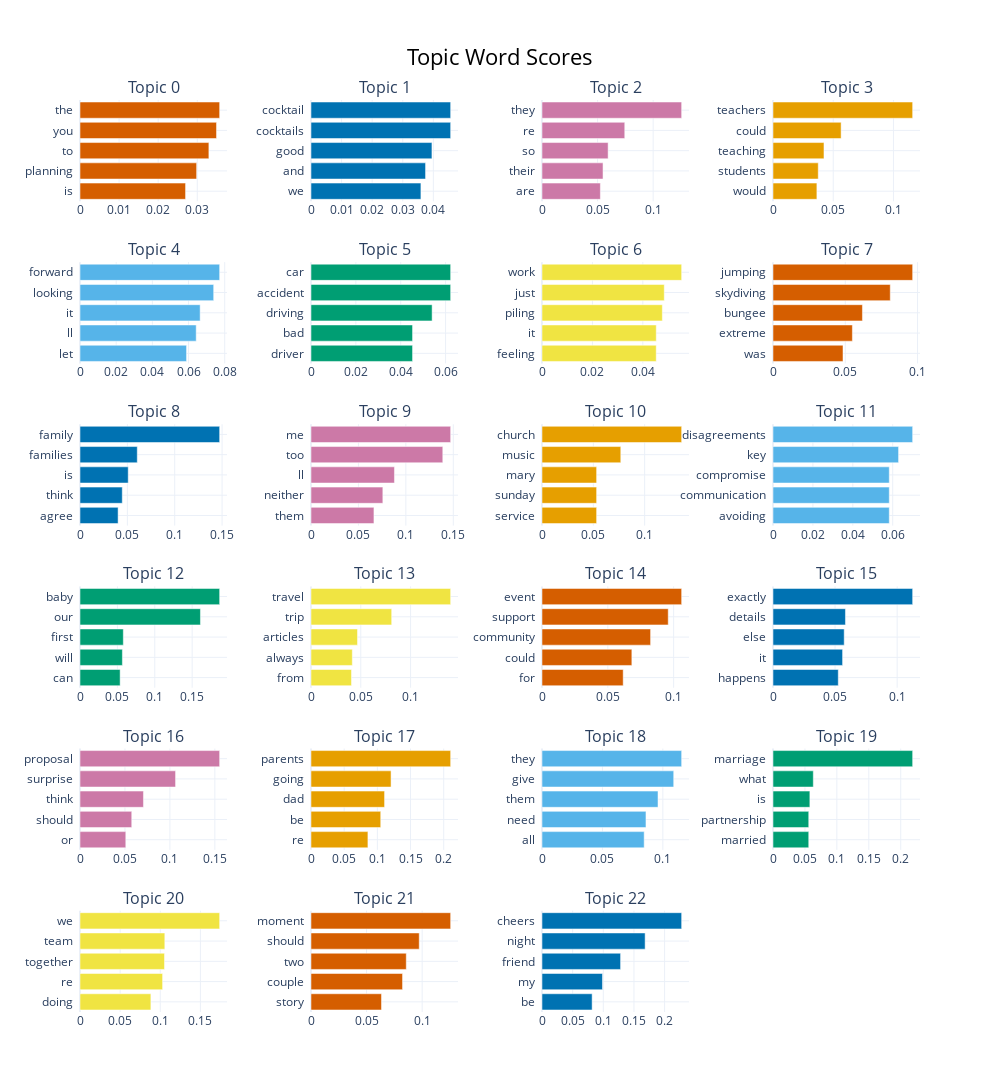

The notebook cell saved with this chart:
### Code cell
topic_model.visualize_barchart(topics=list(range(23)))

### Figure 1 — Plotly figure (JSON) as saved in the notebook; plotly's stock layout.template omitted (floating-point values rounded to 4 significant figures)
{"data": [{"marker": {"color": "#D55E00"}, "orientation": "h", "type": "bar", "x": [0.02701, 0.02984, 0.03298, 0.03493, 0.03573], "xaxis": "x", "y": ["is  ", "planning  ", "to  ", "you  ", "the  "], "yaxis": "y"}, {"marker": {"color": "#0072B2"}, "orientation": "h", "type": "bar", "x": [0.03594, 0.03746, 0.03955, 0.04566, 0.04566], "xaxis": "x2", "y": ["we  ", "and  ", "good  ", "cocktails  ", "cocktail  "], "yaxis": "y2"}, {"marker": {"color": "#CC79A7"}, "orientation": "h", "type": "bar", "x": [0.0525, 0.0549, 0.05947, 0.07446, 0.1256], "xaxis": "x3", "y": ["are  ", "their  ", "so  ", "re  ", "they  "], "yaxis": "y3"}, {"marker": {"color": "#E69F00"}, "orientation": "h", "type": "bar", "x": [0.03644, 0.03757, 0.04232, 0.05656, 0.1159], "xaxis": "x4", "y": ["would  ", "students  ", "teaching  ", "could  ", "teachers  "], "yaxis": "y4"}, {"marker": {"color": "#56B4E9"}, "orientation": "h", "type": "bar", "x": [0.05891, 0.06423, 0.06642, 0.0739, 0.0772], "xaxis": "x5", "y": ["let  ", "ll  ", "it  ", "looking  ", "forward  "], "yaxis": "y5"}, {"marker": {"color": "#009E73"}, "orientation": "h", "type": "bar", "x": [0.04528, 0.04528, 0.054, 0.06227, 0.06227], "xaxis": "x6", "y": ["driver  ", "bad  ", "driving  ", "accident  ", "car  "], "yaxis": "y6"}, {"marker": {"color": "#F0E442"}, "orientation": "h", "type": "bar", "x": [0.04532, 0.04533, 0.04775, 0.04851, 0.05541], "xaxis": "x7", "y": ["feeling  ", "it  ", "piling  ", "just  ", "work  "], "yaxis": "y7"}, {"marker": {"color": "#D55E00"}, "orientation": "h", "type": "bar", "x": [0.04842, 0.05492, 0.06187, 0.08112, 0.09661], "xaxis": "x8", "y": ["was  ", "extreme  ", "bungee  ", "skydiving  ", "jumping  "], "yaxis": "y8"}, {"marker": {"color": "#0072B2"}, "orientation": "h", "type": "bar", "x": [0.04023, 0.04464, 0.05092, 0.06047, 0.1474], "xaxis": "x9", "y": ["agree  ", "think  ", "is  ", "families  ", "family  "], "yaxis": "y9"}, {"marker": {"color": "#CC79A7"}, "orientation": "h", "type": "bar", "x": [0.06636, 0.07574, 0.08797, 0.1389, 0.1472], "xaxis": "x10", "y": ["them  ", "neither  ", "ll  ", "too  ", "me  "], "yaxis": "y10"}, {"marker": {"color": "#E69F00"}, "orientation": "h", "type": "bar", "x": [0.05321, 0.05321, 0.05321, 0.07675, 0.136], "xaxis": "x11", "y": ["service  ", "sunday  ", "mary  ", "music  ", "church  "], "yaxis": "y11"}, {"marker": {"color": "#56B4E9"}, "orientation": "h", "type": "bar", "x": [0.05827, 0.05827, 0.05827, 0.06292, 0.06998], "xaxis": "x12", "y": ["avoiding  ", "communication  ", "compromise  ", "key  ", "disagreements  "], "yaxis": "y12"}, {"marker": {"color": "#009E73"}, "orientation": "h", "type": "bar", "x": [0.05369, 0.0567, 0.05795, 0.1611, 0.1868], "xaxis": "x13", "y": ["can  ", "will  ", "first  ", "our  ", "baby  "], "yaxis": "y13"}, {"marker": {"color": "#F0E442"}, "orientation": "h", "type": "bar", "x": [0.04065, 0.04149, 0.04671, 0.08103, 0.1402], "xaxis": "x14", "y": ["from  ", "always  ", "articles  ", "trip  ", "travel  "], "yaxis": "y14"}, {"marker": {"color": "#D55E00"}, "orientation": "h", "type": "bar", "x": [0.06167, 0.06826, 0.08249, 0.09589, 0.1061], "xaxis": "x15", "y": ["for  ", "could  ", "community  ", "support  ", "event  "], "yaxis": "y15"}, {"marker": {"color": "#0072B2"}, "orientation": "h", "type": "bar", "x": [0.05258, 0.05606, 0.05736, 0.05838, 0.1125], "xaxis": "x16", "y": ["happens  ", "it  ", "else  ", "details  ", "exactly  "], "yaxis": "y16"}, {"marker": {"color": "#CC79A7"}, "orientation": "h", "type": "bar", "x": [0.05093, 0.05756, 0.07057, 0.1063, 0.1553], "xaxis": "x17", "y": ["or  ", "should  ", "think  ", "surprise  ", "proposal  "], "yaxis": "y17"}, {"marker": {"color": "#E69F00"}, "orientation": "h", "type": "bar", "x": [0.08577, 0.1051, 0.1109, 0.1206, 0.2104], "xaxis": "x18", "y": ["re  ", "be  ", "dad  ", "going  ", "parents  "], "yaxis": "y18"}, {"marker": {"color": "#56B4E9"}, "orientation": "h", "type": "bar", "x": [0.08454, 0.08602, 0.09598, 0.109, 0.1155], "xaxis": "x19", "y": ["all  ", "need  ", "them  ", "give  ", "they  "], "yaxis": "y19"}, {"marker": {"color": "#009E73"}, "orientation": "h", "type": "bar", "x": [0.05595, 0.05595, 0.05771, 0.06312, 0.2186], "xaxis": "x20", "y": ["married  ", "partnership  ", "is  ", "what  ", "marriage  "], "yaxis": "y20"}, {"marker": {"color": "#F0E442"}, "orientation": "h", "type": "bar", "x": [0.08832, 0.1029, 0.1053, 0.1057, 0.174], "xaxis": "x21", "y": ["doing  ", "re  ", "together  ", "team  ", "we  "], "yaxis": "y21"}, {"marker": {"color": "#D55E00"}, "orientation": "h", "type": "bar", "x": [0.06345, 0.08238, 0.08574, 0.09738, 0.1257], "xaxis": "x22", "y": ["story  ", "couple  ", "two  ", "should  ", "moment  "], "yaxis": "y22"}, {"marker": {"color": "#0072B2"}, "orientation": "h", "type": "bar", "x": [0.08177, 0.09863, 0.1282, 0.1682, 0.2278], "xaxis": "x23", "y": ["be  ", "my  ", "friend  ", "night  ", "cheers  "], "yaxis": "y23"}], "layout": {"annotations": [{"font": {"size": 16}, "showarrow": false, "text": "Topic 0", "x": 0.0875, "xanchor": "center", "xref": "paper", "y": 1, "yanchor": "bottom", "yref": "paper"}, {"font": {"size": 16}, "showarrow": false, "text": "Topic 1", "x": 0.3625, "xanchor": "center", "xref": "paper", "y": 1, "yanchor": "bottom", "yref": "paper"}, {"font": {"size": 16}, "showarrow": false, "text": "Topic 2", "x": 0.6375, "xanchor": "center", "xref": "paper", "y": 1, "yanchor": "bottom", "yref": "paper"}, {"font": {"size": 16}, "showarrow": false, "text": "Topic 3", "x": 0.9125, "xanchor": "center", "xref": "paper", "y": 1, "yanchor": "bottom", "yref": "paper"}, {"font": {"size": 16}, "showarrow": false, "text": "Topic 4", "x": 0.0875, "xanchor": "center", "xref": "paper", "y": 0.8222, "yanchor": "bottom", "yref": "paper"}, {"font": {"size": 16}, "showarrow": false, "text": "Topic 5", "x": 0.3625, "xanchor": "center", "xref": "paper", "y": 0.8222, "yanchor": "bottom", "yref": "paper"}, {"font": {"size": 16}, "showarrow": false, "text": "Topic 6", "x": 0.6375, "xanchor": "center", "xref": "paper", "y": 0.8222, "yanchor": "bottom", "yref": "paper"}, {"font": {"size": 16}, "showarrow": false, "text": "Topic 7", "x": 0.9125, "xanchor": "center", "xref": "paper", "y": 0.8222, "yanchor": "bottom", "yref": "paper"}, {"font": {"size": 16}, "showarrow": false, "text": "Topic 8", "x": 0.0875, "xanchor": "center", "xref": "paper", "y": 0.6444, "yanchor": "bottom", "yref": "paper"}, {"font": {"size": 16}, "showarrow": false, "text": "Topic 9", "x": 0.3625, "xanchor": "center", "xref": "paper", "y": 0.6444, "yanchor": "bottom", "yref": "paper"}, {"font": {"size": 16}, "showarrow": false, "text": "Topic 10", "x": 0.6375, "xanchor": "center", "xref": "paper", "y": 0.6444, "yanchor": "bottom", "yref": "paper"}, {"font": {"size": 16}, "showarrow": false, "text": "Topic 11", "x": 0.9125, "xanchor": "center", "xref": "paper", "y": 0.6444, "yanchor": "bottom", "yref": "paper"}, {"font": {"size": 16}, "showarrow": false, "text": "Topic 12", "x": 0.0875, "xanchor": "center", "xref": "paper", "y": 0.4667, "yanchor": "bottom", "yref": "paper"}, {"font": {"size": 16}, "showarrow": false, "text": "Topic 13", "x": 0.3625, "xanchor": "center", "xref": "paper", "y": 0.4667, "yanchor": "bottom", "yref": "paper"}, {"font": {"size": 16}, "showarrow": false, "text": "Topic 14", "x": 0.6375, "xanchor": "center", "xref": "paper", "y": 0.4667, "yanchor": "bottom", "yref": "paper"}, {"font": {"size": 16}, "showarrow": false, "text": "Topic 15", "x": 0.9125, "xanchor": "center", "xref": "paper", "y": 0.4667, "yanchor": "bottom", "yref": "paper"}, {"font": {"size": 16}, "showarrow": false, "text": "Topic 16", "x": 0.0875, "xanchor": "center", "xref": "paper", "y": 0.2889, "yanchor": "bottom", "yref": "paper"}, {"font": {"size": 16}, "showarrow": false, "text": "Topic 17", "x": 0.3625, "xanchor": "center", "xref": "paper", "y": 0.2889, "yanchor": "bottom", "yref": "paper"}, {"font": {"size": 16}, "showarrow": false, "text": "Topic 18", "x": 0.6375, "xanchor": "center", "xref": "paper", "y": 0.2889, "yanchor": "bottom", "yref": "paper"}, {"font": {"size": 16}, "showarrow": false, "text": "Topic 19", "x": 0.9125, "xanchor": "center", "xref": "paper", "y": 0.2889, "yanchor": "bottom", "yref": "paper"}, {"font": {"size": 16}, "showarrow": false, "text": "Topic 20", "x": 0.0875, "xanchor": "center", "xref": "paper", "y": 0.1111, "yanchor": "bottom", "yref": "paper"}, {"font": {"size": 16}, "showarrow": false, "text": "Topic 21", "x": 0.3625, "xanchor": "center", "xref": "paper", "y": 0.1111, "yanchor": "bottom", "yref": "paper"}, {"font": {"size": 16}, "showarrow": false, "text": "Topic 22", "x": 0.6375, "xanchor": "center", "xref": "paper", "y": 0.1111, "yanchor": "bottom", "yref": "paper"}], "height": 1500, "hoverlabel": {"bgcolor": "white", "font": {"family": "Rockwell", "size": 16}}, "showlegend": false, "title": {"font": {"color": "Black", "size": 22}, "text": "Topic Word Scores", "x": 0.5, "xanchor": "center", "yanchor": "top"}, "width": 1000, "xaxis": {"anchor": "y", "autorange": true, "domain": [0, 0.175], "range": [0, 0.03761], "showgrid": true, "type": "linear"}, "xaxis10": {"anchor": "y10", "autorange": true, "domain": [0.275, 0.45], "range": [0, 0.155], "showgrid": true, "type": "linear"}, "xaxis11": {"anchor": "y11", "autorange": true, "domain": [0.55, 0.725], "range": [0, 0.1432], "showgrid": true, "type": "linear"}, "xaxis12": {"anchor": "y12", "autorange": true, "domain": [0.825, 1], "range": [0, 0.07366], "showgrid": true, "type": "linear"}, "xaxis13": {"anchor": "y13", "autorange": true, "domain": [0, 0.175], "range": [0, 0.1966], "showgrid": true, "type": "linear"}, "xaxis14": {"anchor": "y14", "autorange": true, "domain": [0.275, 0.45], "range": [0, 0.1476], "showgrid": true, "type": "linear"}, "xaxis15": {"anchor": "y15", "autorange": true, "domain": [0.55, 0.725], "range": [0, 0.1117], "showgrid": true, "type": "linear"}, "xaxis16": {"anchor": "y16", "autorange": true, "domain": [0.825, 1], "range": [0, 0.1184], "showgrid": true, "type": "linear"}, "xaxis17": {"anchor": "y17", "autorange": true, "domain": [0, 0.175], "range": [0, 0.1635], "showgrid": true, "type": "linear"}, "xaxis18": {"anchor": "y18", "autorange": true, "domain": [0.275, 0.45], "range": [0, 0.2215], "showgrid": true, "type": "linear"}, "xaxis19": {"anchor": "y19", "autorange": true, "domain": [0.55, 0.725], "range": [0, 0.1216], "showgrid": true, "type": "linear"}, "xaxis2": {"anchor": "y2", "autorange": true, "domain": [0.275, 0.45], "range": [0, 0.04807], "showgrid": true, "type": "linear"}, "xaxis20": {"anchor": "y20", "autorange": true, "domain": [0.825, 1], "range": [0, 0.2302], "showgrid": true, "type": "linear"}, "xaxis21": {"anchor": "y21", "autorange": true, "domain": [0, 0.175], "range": [0, 0.1832], "showgrid": true, "type": "linear"}, "xaxis22": {"anchor": "y22", "autorange": true, "domain": [0.275, 0.45], "range": [0, 0.1323], "showgrid": true, "type": "linear"}, "xaxis23": {"anchor": "y23", "autorange": true, "domain": [0.55, 0.725], "range": [0, 0.2398], "showgrid": true, "type": "linear"}, "xaxis24": {"anchor": "y24", "domain": [0.825, 1], "showgrid": true}, "xaxis3": {"anchor": "y3", "autorange": true, "domain": [0.55, 0.725], "range": [0, 0.1323], "showgrid": true, "type": "linear"}, "xaxis4": {"anchor": "y4", "autorange": true, "domain": [0.825, 1], "range": [0, 0.1221], "showgrid": true, "type": "linear"}, "xaxis5": {"anchor": "y5", "autorange": true, "domain": [0, 0.175], "range": [0, 0.08126], "showgrid": true, "type": "linear"}, "xaxis6": {"anchor": "y6", "autorange": true, "domain": [0.275, 0.45], "range": [0, 0.06554], "showgrid": true, "type": "linear"}, "xaxis7": {"anchor": "y7", "autorange": true, "domain": [0.55, 0.725], "range": [0, 0.05832], "showgrid": true, "type": "linear"}, "xaxis8": {"anchor": "y8", "autorange": true, "domain": [0.825, 1], "range": [0, 0.1017], "showgrid": true, "type": "linear"}, "xaxis9": {"anchor": "y9", "autorange": true, "domain": [0, 0.175], "range": [0, 0.1552], "showgrid": true, "type": "linear"}, "yaxis": {"anchor": "x", "autorange": true, "domain": [0.8889, 1], "range": [-0.5, 4.5], "showgrid": true, "type": "category"}, "yaxis10": {"anchor": "x10", "autorange": true, "domain": [0.5333, 0.6444], "range": [-0.5, 4.5], "showgrid": true, "type": "category"}, "yaxis11": {"anchor": "x11", "autorange": true, "domain": [0.5333, 0.6444], "range": [-0.5, 4.5], "showgrid": true, "type": "category"}, "yaxis12": {"anchor": "x12", "autorange": true, "domain": [0.5333, 0.6444], "range": [-0.5, 4.5], "showgrid": true, "type": "category"}, "yaxis13": {"anchor": "x13", "autorange": true, "domain": [0.3556, 0.4667], "range": [-0.5, 4.5], "showgrid": true, "type": "category"}, "yaxis14": {"anchor": "x14", "autorange": true, "domain": [0.3556, 0.4667], "range": [-0.5, 4.5], "showgrid": true, "type": "category"}, "yaxis15": {"anchor": "x15", "autorange": true, "domain": [0.3556, 0.4667], "range": [-0.5, 4.5], "showgrid": true, "type": "category"}, "yaxis16": {"anchor": "x16", "autorange": true, "domain": [0.3556, 0.4667], "range": [-0.5, 4.5], "showgrid": true, "type": "category"}, "yaxis17": {"anchor": "x17", "autorange": true, "domain": [0.1778, 0.2889], "range": [-0.5, 4.5], "showgrid": true, "type": "category"}, "yaxis18": {"anchor": "x18", "autorange": true, "domain": [0.1778, 0.2889], "range": [-0.5, 4.5], "showgrid": true, "type": "category"}, "yaxis19": {"anchor": "x19", "autorange": true, "domain": [0.1778, 0.2889], "range": [-0.5, 4.5], "showgrid": true, "type": "category"}, "yaxis2": {"anchor": "x2", "autorange": true, "domain": [0.8889, 1], "range": [-0.5, 4.5], "showgrid": true, "type": "category"}, "yaxis20": {"anchor": "x20", "autorange": true, "domain": [0.1778, 0.2889], "range": [-0.5, 4.5], "showgrid": true, "type": "category"}, "yaxis21": {"anchor": "x21", "autorange": true, "domain": [0, 0.1111], "range": [-0.5, 4.5], "showgrid": true, "type": "category"}, "yaxis22": {"anchor": "x22", "autorange": true, "domain": [0, 0.1111], "range": [-0.5, 4.5], "showgrid": true, "type": "category"}, "yaxis23": {"anchor": "x23", "autorange": true, "domain": [0, 0.1111], "range": [-0.5, 4.5], "showgrid": true, "type": "category"}, "yaxis24": {"anchor": "x24", "domain": [0, 0.1111], "showgrid": true}, "yaxis3": {"anchor": "x3", "autorange": true, "domain": [0.8889, 1], "range": [-0.5, 4.5], "showgrid": true, "type": "category"}, "yaxis4": {"anchor": "x4", "autorange": true, "domain": [0.8889, 1], "range": [-0.5, 4.5], "showgrid": true, "type": "category"}, "yaxis5": {"anchor": "x5", "autorange": true, "domain": [0.7111, 0.8222], "range": [-0.5, 4.5], "showgrid": true, "type": "category"}, "yaxis6": {"anchor": "x6", "autorange": true, "domain": [0.7111, 0.8222], "range": [-0.5, 4.5], "showgrid": true, "type": "category"}, "yaxis7": {"anchor": "x7", "autorange": true, "domain": [0.7111, 0.8222], "range": [-0.5, 4.5], "showgrid": true, "type": "category"}, "yaxis8": {"anchor": "x8", "autorange": true, "domain": [0.7111, 0.8222], "range": [-0.5, 4.5], "showgrid": true, "type": "category"}, "yaxis9": {"anchor": "x9", "autorange": true, "domain": [0.5333, 0.6444], "range": [-0.5, 4.5], "showgrid": true, "type": "category"}}}
